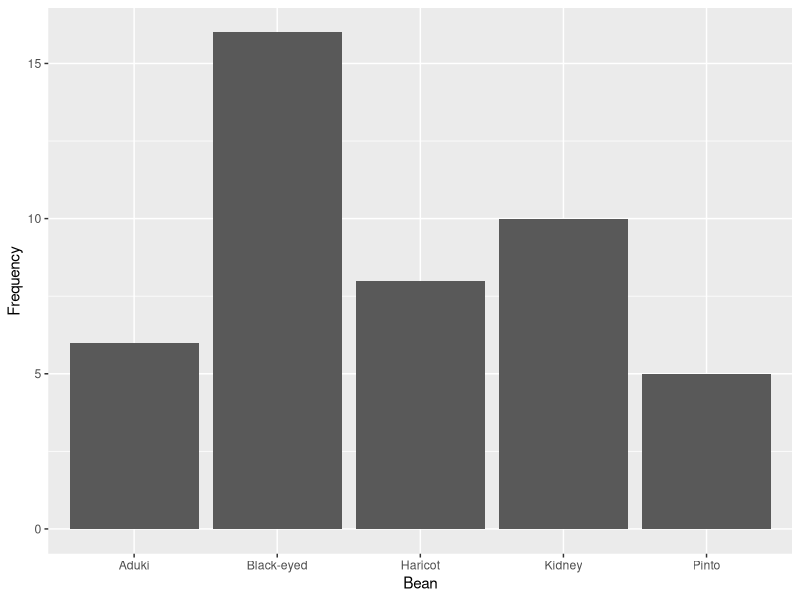
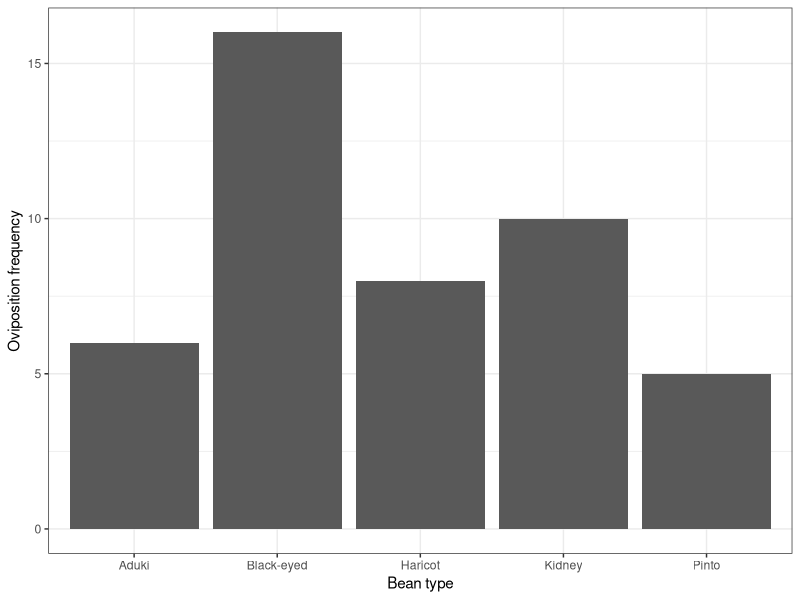

Here is the R script that generated these plots, in order:
## ---- chunk 1
library(dplyr)
library(ggplot2)
## ---- chunk 2
beans <- data.frame(
  Bean = c("Aduki","Black-eyed","Kidney","Haricot","Pinto"),
  Frequency = c(6, 16, 10, 8, 5)
)
## ---- chunk 3
ggplot(data = beans, aes(x = Bean, y = Frequency)) +
  geom_bar(stat = "identity")
## ---- chunk 4
# observed frequencies
obs_freq <- c(6, 16, 10, 8, 5)

# calculate the number of categories
n_cat <- length(obs_freq)
# calculate the proportion for each category (equal frequencies in this e.g.)
expected_probs <- rep(1, n_cat) / n_cat
expected_probs
## ---- chunk 5
chisq.test(obs_freq, p = expected_probs)
## ---- chunk 6
chisq.test(obs_freq)
## ---- chunk 7
chisq.test(c(2,5,7,5,5))
## ---- chunk 8
ggplot(data = beans, aes(x = Bean, y = Frequency)) +
  ## Add the bars
  geom_bar(stat = "identity") + 
  ## Change the axes labels
  labs(x="Bean type", y = "Oviposition frequency") + 
  ## Use a more professional theme
  theme_bw()
